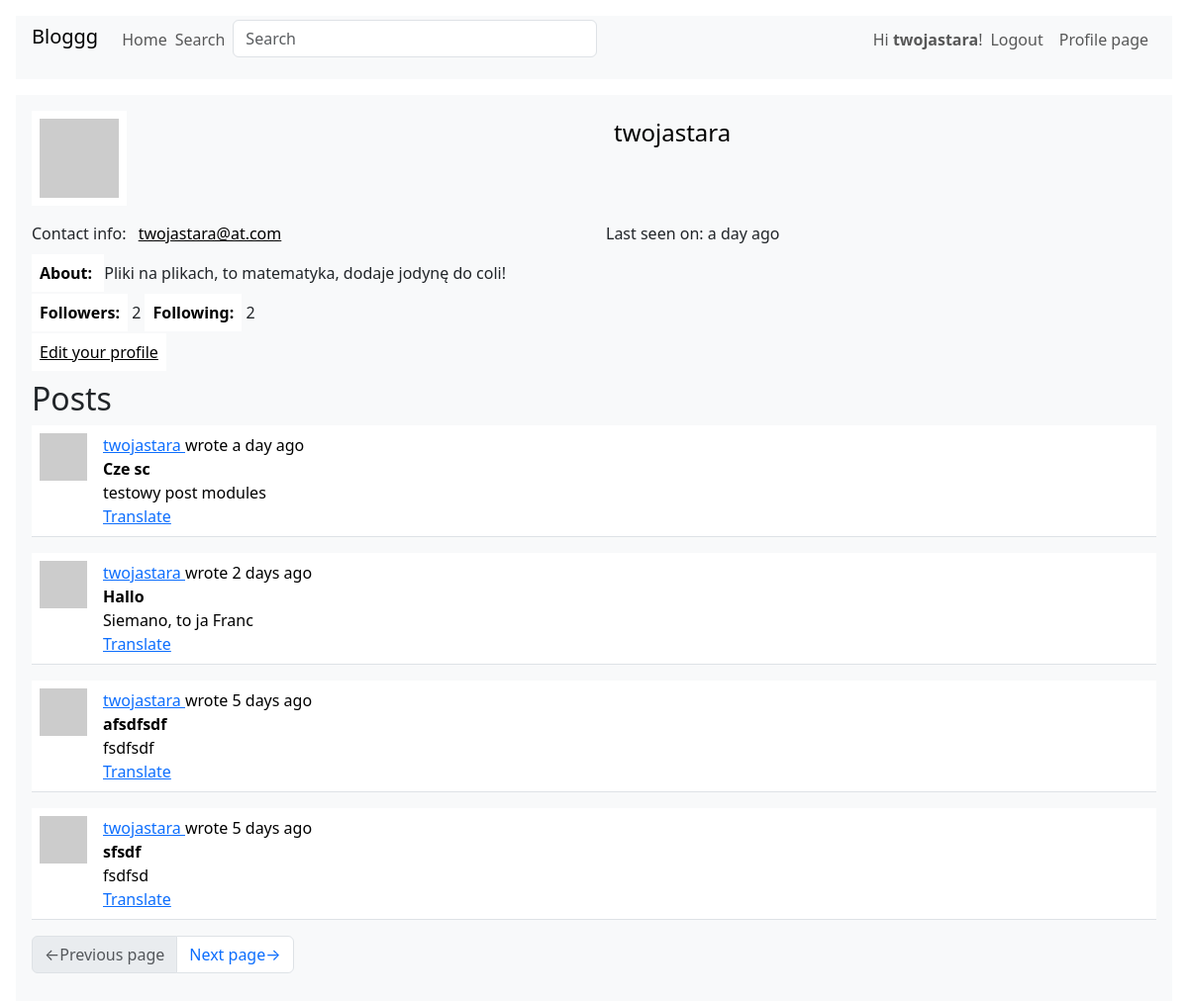
The app's page /user/twojastara (signed in) with its own data.
### webapp/models.py (models this page shows, shortened)
class User(UserMixin, db.Model):
    __searchable = ['username']
    id:         sqo.Mapped[int] = sqo.mapped_column(primary_key=True)
    username:   sqo.Mapped[str] = sqo.mapped_column(sqa.String(64), index=True, unique=True)
    email:      sqo.Mapped[str] = sqo.mapped_column(sqa.String(128), index=True, unique=True)
    hashed_pass:sqo.Mapped[Optional[str]] = sqo.mapped_column(sqa.String(256))
    about:      sqo.Mapped[Optional[str]] = sqo.mapped_column(sqa.String(4096))
    last_seen:  sqo.Mapped[Optional[datetime]] = sqo.mapped_column(default=lambda: datetime.now(timezone.utc))
    posts:      sqo.WriteOnlyMapped['Post'] = sqo.relationship(back_populates='author')
    followers:  sqo.WriteOnlyMapped['User'] = sqo.relationship(
        secondary=followers_table, primaryjoin=(followers_table.c.followed_id == id),
        secondaryjoin=(followers_table.c.follower_id == id), back_populates='following'
    )
    following:   sqo.WriteOnlyMapped['User'] = sqo.relationship(
        secondary=followers_table, primaryjoin=(followers_table.c.follower_id == id),
        secondaryjoin=(followers_table.c.followed_id == id), back_populates='followers'
    )
    def avatar(self, size):
        hash = md5((self.username+self.email+str(2384129234)).encode('utf-8')).hexdigest()
        return f'https://www.gravatar.com/avatar/{hash}?d=identicon&s={size}'
    def followers_counter(self):
        query = sqa.select(sqa.func.count()).select_from(self.followers.select().subquery())
        return db.session.scalar(query)
    def following_counter(self):
        query = sqa.select(sqa.func.count()).select_from(self.following.select().subquery())
        return db.session.scalar(query)
    def get_posts_query(self):
        return self.posts.select().order_by(Post.timestamp.desc())

class SearchableMixin(object):
    @classmethod
    def before_commit(cls, session):
        session._changes = {
            'add': list(session.new),
            'update': list(session.dirty),
            'delete': list(session.deleted)
        }
    @classmethod
    def after_commit(cls, session):
        for obj in session._changes['add']:
            if isinstance(obj, SearchableMixin):
                add_to_index(obj.__tablename__, obj)
        for obj in session._changes['update']:
            if isinstance(obj, SearchableMixin):
                add_to_index(obj.__tablename__, obj)
        for obj in session._changes['delete']:
            if isinstance(obj, SearchableMixin):
                remove_from_index(cls.__tablename__, obj)
        session._changes = None

class Post(SearchableMixin, db.Model):
    __searchable__ = ['title', 'body']
    id:         sqo.Mapped[int] = sqo.mapped_column(primary_key=True)
    user_id:    sqo.Mapped[int] = sqo.mapped_column(sqa.ForeignKey(User.id), index=True)
    timestamp:  sqo.Mapped[datetime] = sqo.mapped_column(index=True, default=lambda: datetime.now(timezone.utc))
    title:      sqo.Mapped[str] = sqo.mapped_column(sqa.String(64), index=True)
    body:       sqo.Mapped[str] = sqo.mapped_column(sqa.String(4096))
    language:   sqo.Mapped[Optional[str]] = sqo.mapped_column(sqa.String(8))
    author:     sqo.Mapped[User] = sqo.relationship(back_populates='posts')

### webapp/main/routes.py (the view)
@bp.route('/user/<username>')
@login_required
def user_page(username):
    user = db.first_or_404(sqa.select(User).where(username == User.username))
    form = EmptyForm()
    page = request.args.get('page', 1, type=int)
    query = user.get_posts_query()
    posts = db.paginate(query, page=page, per_page=current_app.config['POSTS_PER_PAGE'], error_out=False)
    next_url = url_for('main.user_page', username=username, page=posts.next_num) if posts.has_next else None
    prev_url = url_for('main.user_page', username=username, page=posts.prev_num) if posts.has_prev else None
    return render_template('user_page.html', title=f'User {username}',
                           user=user, form=form, posts=posts, next_url=next_url, prev_url=prev_url)

### webapp/main/forms.py
class SearchForm(FlaskForm):
    query = StringField(_l('Search'), validators=[DataRequired()])
    def __init__(self, *args, **kwargs):
        if 'formdata' not in kwargs:
            kwargs['formdata'] = request.args
        if 'meta' not in kwargs:
            kwargs['meta'] = {'csrf': False}
        super(SearchForm, self).__init__(*args, **kwargs)

class EmptyForm(FlaskForm):
    submit = SubmitField(_l('Submit'))

### webapp/__init__.py (called while the page is built)
def get_locale():
    return request.accept_languages.best_match(current_app.config['LANGUAGES'])

### webapp/main/routes.py (called while the page is built)
@bp.before_request
def before_request():
    g.locale = str(get_locale())
    if current_user.is_authenticated:
        current_user.last_seen = datetime.now(timezone.utc)
        db.session.commit()
        g.search_form = SearchForm()

### webapp/models.py (called while the page is built)
@login.user_loader
def load_user(id):
    return db.session.get(User, int(id))

### webapp/templates/user_page.html (shortened to what this page needs)
{% extends "base.html" %}
{% block content %}
<div class="table">
    <div class="row mb-3">
        <div class="col">
            <img src="{{ user.avatar(128) }}">
        </div>
        <div class="col">
            <p class="h4 bg-light">{{ user.username }}</p>
        </div>
    </div>
    <div class="row mb-3">
        <div class="col bg-light">
            {{ _('Contact info:') }} <a class="bg-light" href="mailto:{{ user.email }}">{{ user.email }}</a>
        </div>
        <div class="col">
            {% if user.last_seen %}
                {{ _('Last seen on:') }} {{ moment(user.last_seen).fromNow() }}
            {% endif %}
        </div>
    </div>
    <div class="row mb-3">
        <div class="col">
            {% if user.about %}
                <b>{{ _('About:') }} </b>{{ user.about }}
            {% endif %}
        </div>
    </div>
    <div class="row mb-3">
        <div class="col">
            <b>{{ _('Followers:') }}</b> {{ user.followers_counter() }}
            <b>{{ _('Following:') }}</b> {{ user.following_counter() }}
        </div>
    </div>
    <div class="row">
        <div class="col">
            {% if user == current_user %}
                <a href="{{ url_for('main.edit_profile_page') }}">{{ _('Edit your profile') }}</a>
            {% endif %}
        </div>
    </div>
</div>
<h2>{{ _('Posts') }}</h2>
{% for post in posts %}
    {% include "sub_post.html" %}
{% endfor %}
{% include "sub_pagination.html" %}
{% endblock %}

### webapp/templates/base.html (shortened to what this page needs)
<!DOCTYPE html>
{% import "macro_form_field.html" as macro_form %}
{% import "macro_submit_field.html" as macro_submit %}
<html>
<head>
    <link href="{{ url_for('static', filename='bootstrap.min.css') }}" rel="stylesheet">
</head>
<body>
    <nav class="navbar navbar-expand bg-light m-3 px-3 py-1">
        <div class="d-flex flex-grow-1">
            <span class="navbar-brand h1">Bloggg</span>
            <ul class="navbar-nav">
                <li class="nav-item">
                    <a class="nav-link" href="{{ url_for('main.index_page') }}">{{ _('Home') }}</a>
                </li>
                {% if g.search_form %}
                    <li class="nav-item">
                        <p class="navbar-text me-2">{{ _('Search') }}</p>
                    </li>
                    <li class="nav-item">
                        <form class="navbar-form navbar-left" method="get"
                            action="{{ url_for('main.search_page') }}">
                                {{ g.search_form.query(size=32, class='form-control',
                                    placeholder=g.search_form.query.label.text) }}
                        </form>
                    </li>
                {% endif %}
            </ul>
        </div>
        <div style="d-flex">
            <ul class="navbar-nav">
            {% if current_user.is_anonymous %}
                <li class="nav-item">
                    <a class="nav-link" href="{{ url_for('auth.login_page') }}">{{ _('Login') }}</a>
                </li>
                <li class="nav-item">
                    <a class="nav-link" href="{{ url_for('auth.registration_page') }}">{{ _('Register') }}</a>
                </li>
            {% else %}
                <li class="nav-item">
                    <p class="navbar-text">{{ _('Hi <b>%(user)s</b>!', user=current_user.username) }}</p>
                </li>
                <li class="nav-item">
                    <a class="nav-link" href="{{ url_for('auth.logout_page') }}">{{ _('Logout') }}</a>
                </li>
                <li class="nav-item">
                    <a class="nav-link" href="{{ url_for('main.user_page',
                        username=current_user.username) }}">{{ _('Profile page') }}</a>
                </li>
            {% endif %}
            </ul>
        </div>
    </nav>
    <div class="container-fluid m-0 px-3">
        <div class="container-fluid m-0 p-3 bg-light">
            {% block content %} {% endblock %}
        </div>
    </div>
</body>
</html>

### webapp/templates/sub_post.html (shortened to what this page needs)
<table class="table table-hover">
    <tr>
        <td width="64px">
            <a href="{{ url_for('main.user_page', username=post.author.username) }}">
                <img src="{{ post.author.avatar(64) }}" class="img-fluid">
            </a>
        </td>
        <td>
            {{ _('%(username)s wrote %(when)s',
                username=user_link, when=moment(post.timestamp).fromNow()) }}
            <br>
            <b>{{ post.title }}</b>
            <br>
            <span id="post-{{ post.id }}">{{ post.body }}</span>
            {% if post.language and post.language != g.locale %}
                <br>
                <span id="translation-{{ post.id }}">
                    <a href="javascript:translate(
                        'post-{{ post.id }}',
                        'translation-{{ post.id }}',
                        '{{ post.language }}',
                        '{{ g.locale }}');">{{ _('Translate') }}</a>
                </span>
            {% endif %}
        </td>
    </tr>
</table>

### records on screen
User: username "twojastara", email "twojastara@at.com", last_seen "a day ago", about "Pliki na plikach, to matematyka, dodaje jodynę do coli!"
Post: title "Cze sc", body "testowy post modules"
Post: title "Hallo", body "Siemano, to ja Franc"
Post: title "afsdfsdf", body "fsdfsdf"
Post: title "sfsdf", body "fsdfsd"

### other values on screen
{{ user.followers_counter() }} "2"
{{ user.following_counter() }} "2"
